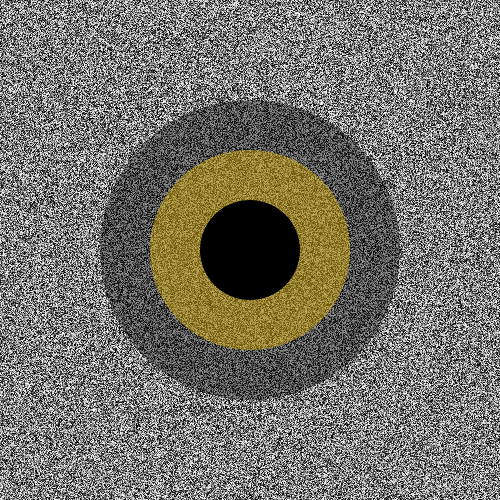
Frame 1 (no input)
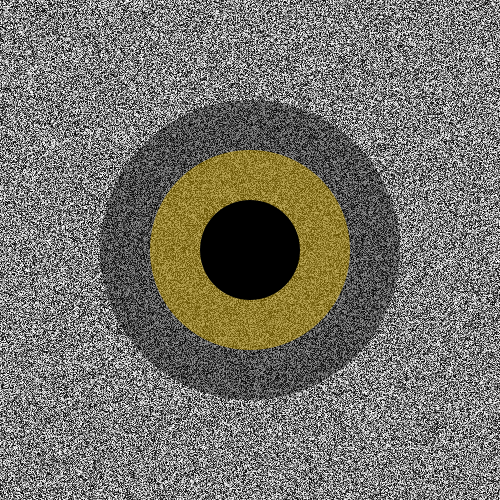
Frame 60 (the mouse pressed at the canvas centre just before this capture)
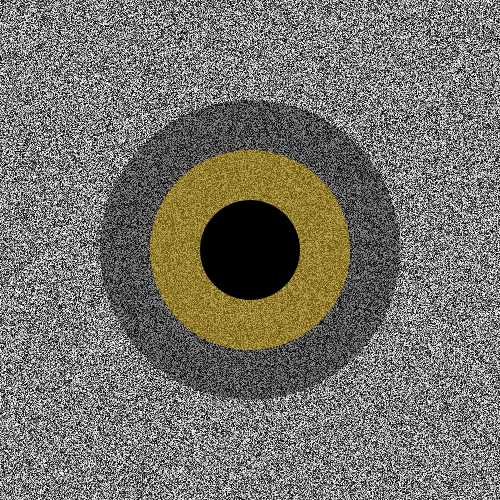
Frame 120 (the mouse held since frame 60 and released just before this capture)

The Processing sketch that drew these frames (run headless with seeded random() and noise(); from frame 60 on, the mouse is pressed at the canvas centre):

// Processing sketch: sketch_pixels_free_example
// ── sketch_pixels_free_example.pde
void setup() {

  size(500, 500);
  background(0);

  //set(300, 200, color(255, 0, 0));

  for (int x = 0; x < width; x++) {
    if (x % 10 == 0) {
      set(x, 100, color(255, 0, 0));
      set(x, 300, color(0, 0, 255));
    } else if (x % 2 == 0) {
      set(x, 200, color(0, 255, 0));
      set(x, 400, color(255, 255, 0));
    }
  }
}

void draw () {
  loadPixels();
  //pixels[70010] = color(255);
  for (int i = 0; i < pixels.length; i++) {
    //pixels[i] = color(random(255), random(255), random(255));
    pixels[i] = color(random(255));
  }
  updatePixels();

  noStroke();
  fill(0, 100);
  ellipse(width/2, height/2, 300, 300);
  fill(255, 205, 0, 100);
  ellipse(width/2, height/2, 200, 200);
  fill(0);
  ellipse(width/2, height/2, 100, 100);
}
